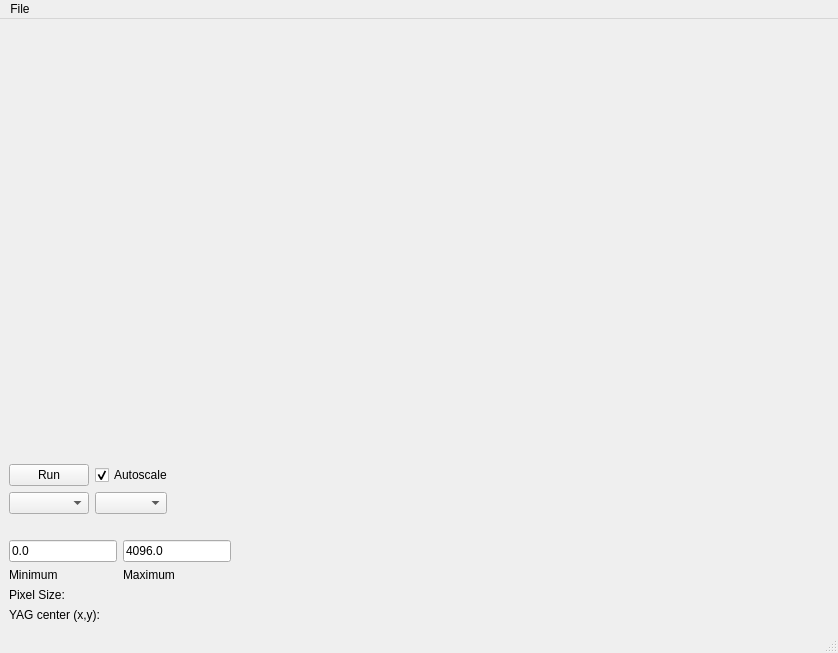
<?xml version="1.0" encoding="UTF-8"?>
<ui version="4.0">
 <class>MainWindow</class>
 <widget class="QMainWindow" name="MainWindow">
  <property name="geometry">
   <rect>
    <x>0</x>
    <y>0</y>
    <width>838</width>
    <height>653</height>
   </rect>
  </property>
  <property name="windowTitle">
   <string>PPM Alignment</string>
  </property>
  <widget class="QWidget" name="centralwidget">
   <layout class="QVBoxLayout" name="verticalLayout_2">
    <item>
     <widget class="GraphicsLayoutWidget" name="canvas" native="true">
      <property name="sizePolicy">
       <sizepolicy hsizetype="Expanding" vsizetype="Expanding">
        <horstretch>0</horstretch>
        <verstretch>0</verstretch>
       </sizepolicy>
      </property>
      <property name="minimumSize">
       <size>
        <width>600</width>
        <height>400</height>
       </size>
      </property>
     </widget>
    </item>
    <item>
     <layout class="QGridLayout" name="gridLayout">
      <property name="sizeConstraint">
       <enum>QLayout::SetDefaultConstraint</enum>
      </property>
      <item row="1" column="1">
       <widget class="QComboBox" name="imagerComboBox">
        <property name="sizePolicy">
         <sizepolicy hsizetype="Fixed" vsizetype="Fixed">
          <horstretch>0</horstretch>
          <verstretch>0</verstretch>
         </sizepolicy>
        </property>
       </widget>
      </item>
      <item row="2" column="0">
       <widget class="QLabel" name="label">
        <property name="sizePolicy">
         <sizepolicy hsizetype="Preferred" vsizetype="Fixed">
          <horstretch>0</horstretch>
          <verstretch>0</verstretch>
         </sizepolicy>
        </property>
        <property name="maximumSize">
         <size>
          <width>16777215</width>
          <height>25</height>
         </size>
        </property>
        <property name="text">
         <string/>
        </property>
       </widget>
      </item>
      <item row="1" column="0">
       <widget class="QComboBox" name="lineComboBox">
        <property name="currentText">
         <string/>
        </property>
       </widget>
      </item>
      <item row="0" column="0">
       <widget class="QPushButton" name="runButton">
        <property name="sizePolicy">
         <sizepolicy hsizetype="Fixed" vsizetype="Fixed">
          <horstretch>0</horstretch>
          <verstretch>0</verstretch>
         </sizepolicy>
        </property>
        <property name="maximumSize">
         <size>
          <width>16777215</width>
          <height>27</height>
         </size>
        </property>
        <property name="text">
         <string>Run</string>
        </property>
       </widget>
      </item>
      <item row="0" column="1">
       <widget class="QCheckBox" name="checkBox">
        <property name="text">
         <string>Autoscale</string>
        </property>
        <property name="checked">
         <bool>true</bool>
        </property>
       </widget>
      </item>
      <item row="0" column="2">
       <spacer name="horizontalSpacer">
        <property name="orientation">
         <enum>Qt::Horizontal</enum>
        </property>
        <property name="sizeHint" stdset="0">
         <size>
          <width>40</width>
          <height>20</height>
         </size>
        </property>
       </spacer>
      </item>
     </layout>
    </item>
    <item>
     <layout class="QFormLayout" name="formLayout_2">
      <item row="2" column="0">
       <widget class="QLineEdit" name="minValue">
        <property name="sizePolicy">
         <sizepolicy hsizetype="Fixed" vsizetype="Fixed">
          <horstretch>0</horstretch>
          <verstretch>0</verstretch>
         </sizepolicy>
        </property>
        <property name="text">
         <string>0.0</string>
        </property>
       </widget>
      </item>
      <item row="2" column="1">
       <widget class="QLineEdit" name="maxValue">
        <property name="sizePolicy">
         <sizepolicy hsizetype="Fixed" vsizetype="Fixed">
          <horstretch>0</horstretch>
          <verstretch>0</verstretch>
         </sizepolicy>
        </property>
        <property name="text">
         <string>4096.0</string>
        </property>
       </widget>
      </item>
      <item row="4" column="1">
       <widget class="QLabel" name="label_max">
        <property name="text">
         <string>Maximum</string>
        </property>
       </widget>
      </item>
      <item row="4" column="0">
       <widget class="QLabel" name="label_min">
        <property name="text">
         <string>Minimum</string>
        </property>
       </widget>
      </item>
      <item row="5" column="0">
       <widget class="QLabel" name="label_pixSize">
        <property name="text">
         <string>Pixel Size:</string>
        </property>
       </widget>
      </item>
      <item row="6" column="0">
       <widget class="QLabel" name="label_center">
        <property name="text">
         <string>YAG center (x,y):</string>
        </property>
       </widget>
      </item>
     </layout>
    </item>
   </layout>
   <zorder>canvas</zorder>
   <zorder></zorder>
  </widget>
  <widget class="QMenuBar" name="menubar">
   <property name="geometry">
    <rect>
     <x>0</x>
     <y>0</y>
     <width>838</width>
     <height>20</height>
    </rect>
   </property>
   <widget class="QMenu" name="menuFile">
    <property name="title">
     <string>File</string>
    </property>
    <addaction name="actionSave"/>
   </widget>
   <addaction name="menuFile"/>
  </widget>
  <widget class="QStatusBar" name="statusbar"/>
  <action name="actionSave">
   <property name="text">
    <string>Save image</string>
   </property>
  </action>
  <action name="actionSave_screenshot">
   <property name="text">
    <string>Save screenshot</string>
   </property>
  </action>
 </widget>
 <customwidgets>
  <customwidget>
   <class>GraphicsLayoutWidget</class>
   <extends>QWidget</extends>
   <header>pyqtgraph</header>
   <container>1</container>
  </customwidget>
 </customwidgets>
 <resources/>
 <connections/>
</ui>
